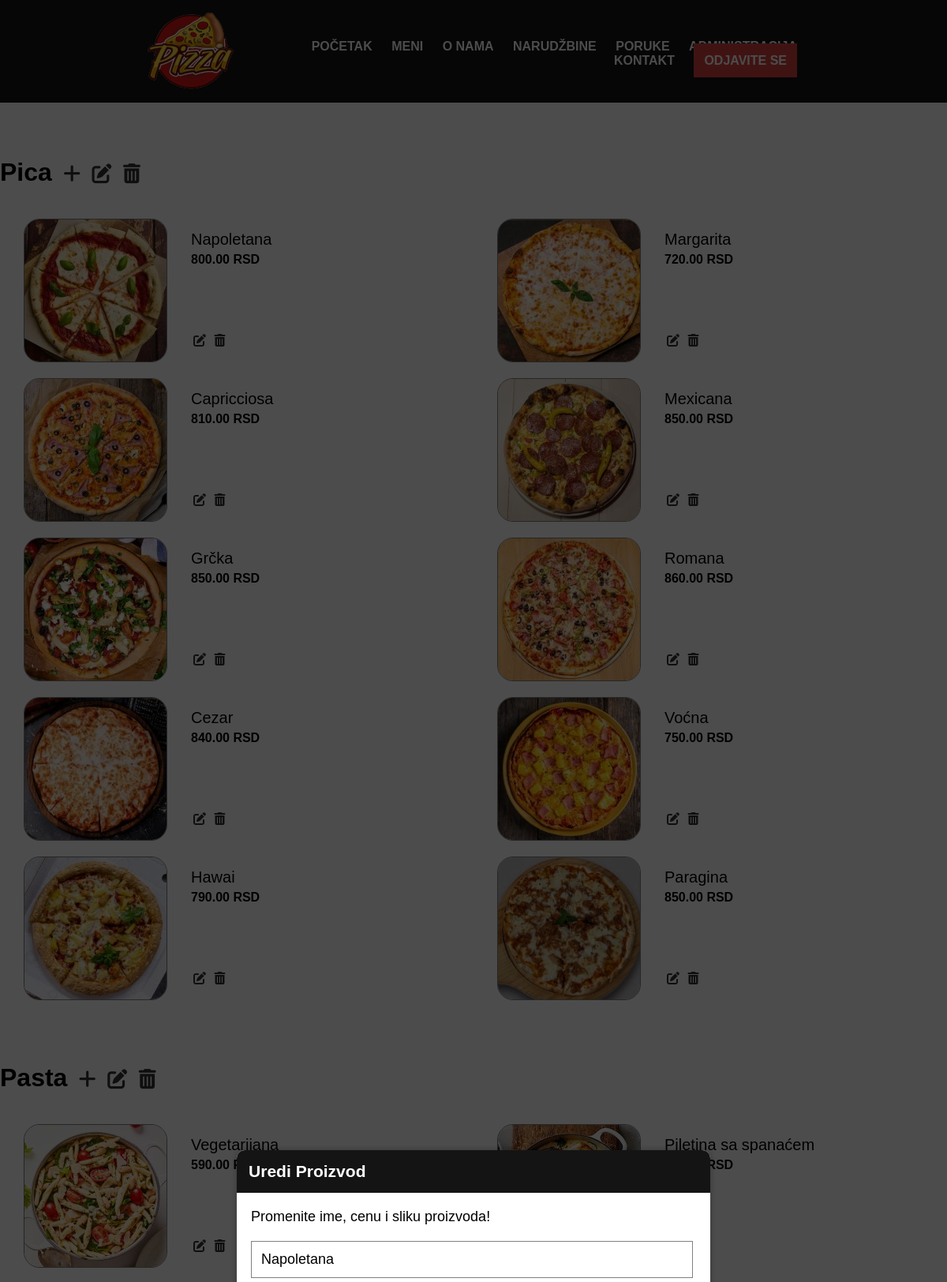
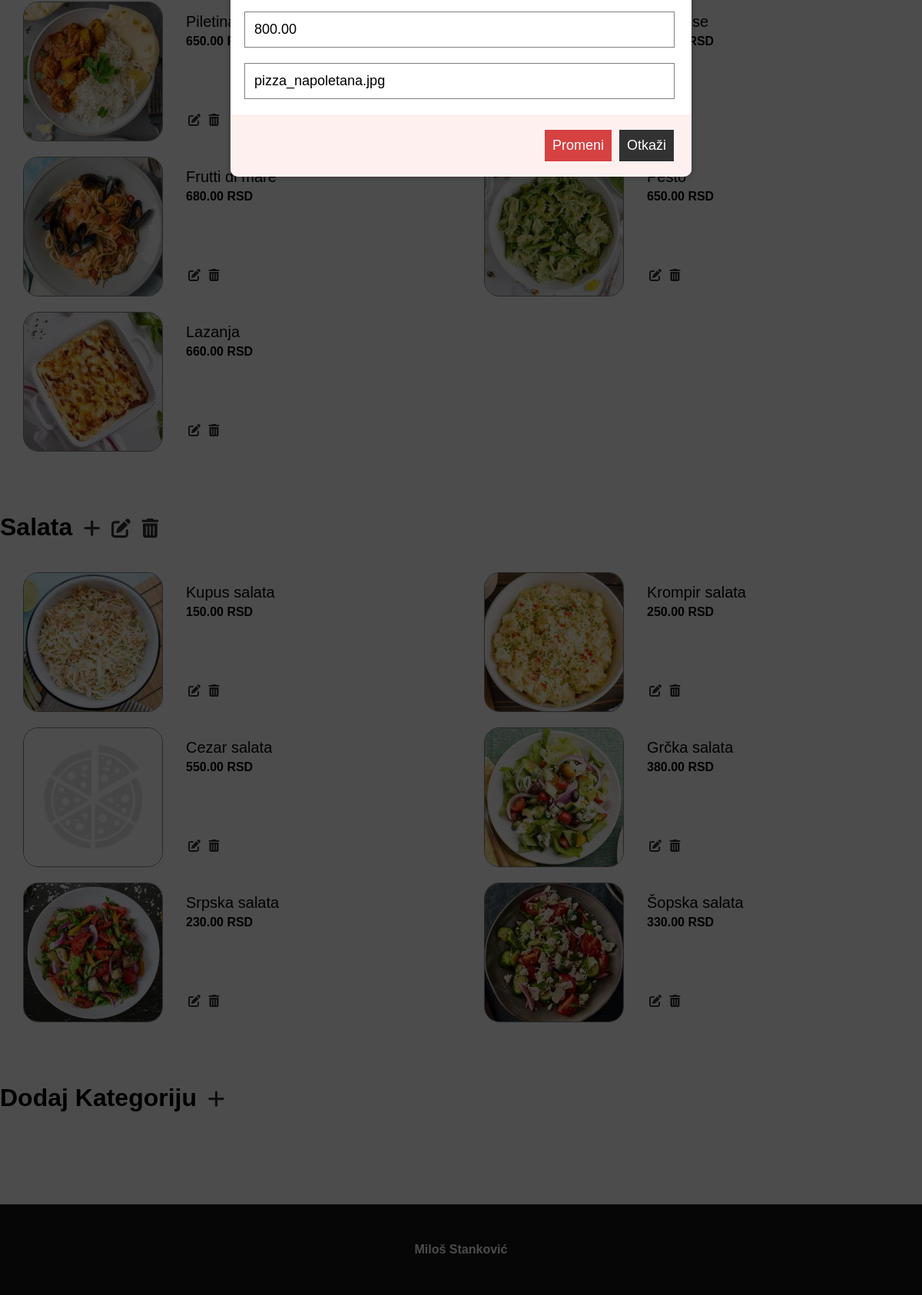
The app's page /index.php?page=menu&action=edit&id=1 (signed in) with its own data (2 pictures, top to bottom).
### tables this page shows
CREATE TABLE `category` (
  `category_id` int(10) UNSIGNED NOT NULL,
  `category_name` varchar(64) NOT NULL
);

CREATE TABLE `food` (
  `food_id` int(10) UNSIGNED NOT NULL,
  `food_name` varchar(64) NOT NULL,
  `food_price` decimal(10,2) UNSIGNED NOT NULL,
  `food_img_path` varchar(256) NOT NULL,
  `category_id` int(10) UNSIGNED NOT NULL
);

### templates/template-menu.php (the view, shortened to what this page needs)
<form class="menu" action="<?= URL_MENU ?>&action=order" method="post">
    <?php
    $sql = "SELECT *
            FROM `category`
            ORDER BY `category_id`";
    $category_result = mysqli_query($connection, $sql);
    ?>
    <?php while ($category = mysqli_fetch_assoc($category_result)): ?>
        <h1><?= $category["category_name"]; ?></h1>
        <?php if (isset($_SESSION["admin_id"])): ?>
            <a href="<?= URL_MENU ?>&action=add&id=<?= $category["category_id"] ?>" class="menu-edit-category"><i class="fa-solid fa-plus"></i></a>
            <a href="<?= URL_MENU ?>&action=edit-c&id=<?= $category["category_id"] ?>" class="menu-edit-category"><i class="fas fa-edit"></i></a>
            <a href="<?= URL_MENU ?>&action=delete-c&id=<?= $category["category_id"] ?>" class="menu-edit-category"><i class="fa-solid fa-trash-can"></i></a>
        <?php endif ?>
        <?php
        $category_id = $category["category_id"];
        $sql = "SELECT *
                FROM `food`
                WHERE `category_id` = $category_id";
        $food_result = mysqli_query($connection, $sql);
        ?>
        <div class="menu-category">
        <?php $counter = 0; ?>
        <?php while ($food = mysqli_fetch_assoc($food_result)): ?>
            <?php if ($counter % 2 == 0): ?>
                <div>
            <?php endif ?>
            <?php if (file_exists($food["food_img_path"])): ?>
                <img src="<?= $food["food_img_path"] ?>">
            <?php else : ?>
                <img src="<?= IMG_MENU_PLACEHOLDER ?>">
            <?php endif ?>
            <div class="menu-col">
                <p class="menu-food"><?= $food["food_name"] ?></p>
                <p class="menu-price"><?= $food["food_price"] ?> RSD</p>
                <?php if (isset($_SESSION["admin_id"])): ?>
                    <div class="menu-edit-div">
                        <a href="<?= URL_MENU ?>&action=edit&id=<?= $food["food_id"] ?>" class="menu-edit-options"><i class="fas fa-edit"></i></a>
                        <a href="<?= URL_MENU ?>&action=delete&id=<?= $food["food_id"] ?>" class="menu-edit-options"><i class="fa-solid fa-trash-can"></i></a>
                    </div>
                <?php endif ?>
            </div>
            <?php if ($counter % 2 == 1): ?>
                </div>
            <?php endif ?>
            <?php $counter++; ?>
        <?php endwhile ?>
        <?php if ($counter % 2 == 1): ?>
            <div class="menu-col-one"></div></div>
        <?php endif ?>
        </div>
    <?php endwhile ?>
    <?php if (isset($_SESSION["admin_id"])): ?>
        <h1>Dodaj Kategoriju</h1>
        <a href="<?= URL_MENU ?>&action=add-c" class="menu-edit-category"><i class="fa-solid fa-plus"></i></a>
    <?php else : ?>
        <button class="order-btn" type="submit" value="">Naruči</button>
    <?php endif ?>
</form>
<?php if ($display != "list"): ?>
    <div class="confirm">
        <?php
            switch ($display) {
            case "edit": include TAMPLETE_MENU_EDIT; break;
            }
        ?>
    </div>
<?php endif ?>

### templates/template-menu-edit.php (shortened to what this page needs)
<?php
$sql = "SELECT *
        FROM `food`
        WHERE `food_id` = $id";
$result = mysqli_query($connection, $sql);
$food = mysqli_fetch_assoc($result);
$food_img = str_replace(DIR_MENU_IMG, "", $food["food_img_path"])
?>
<form class="confirm-menu" method="post">
    <h3 class="confirm-title">Uredi Proizvod</h3>
    <p>Promenite ime, cenu i sliku proizvoda!</p>
    <input type="text" placeholder="<?= $food["food_name"] ?>" value="<?= $food["food_name"] ?>" name="name">
    <input type="text" placeholder="<?= $food["food_price"] ?>" value="<?= $food["food_price"] ?>" name="price">
    <input type="text" placeholder="<?= $food_img ?>" value="<?= $food_img ?>" name="img">
    <div class="confirm-btn">
        <button class="confirm-btn-yes" name="edit" value="1">Promeni</button>
        <button class="confirm-btn-no" name="edit" value="0">Otkaži</button>
    </div>
</form>

### public/css/style.css (style rules this page uses)
* { margin: 0; padding: 0; font-family: 'Trebuchet MS', sans-serif; }
.menu { width: 100%; max-width: 1350px; margin: 20px auto; }
.menu h1 { display: inline-block; padding: 50px 0 20px 0; }
.menu-category { padding-bottom: 30px; }
.menu-category div { display: flex; justify-content: space-between; }
.menu-category div img { width: 180px; height: 180px; border: 1px solid grey; border-radius: 20px; margin: 20px 0 0 30px; }
.menu-col { display: inline !important; width: 50%; margin: 5px 20px; padding: 10px; }
.menu-food { display: inline-block; padding-top: 20px; font-size: 20px; }
.menu-price { padding-top: 5px; font-weight: bold; }
.menu-edit-div { margin-top: 85px; display: block !important; }
.menu-edit-category { font-size: 25px; margin-left: 10px; color: rgb(50, 50, 50); }
.menu-edit-options { color: rgb(50, 50, 50); padding: 3px; }
.confirm { position: fixed; top: 0; left: 0; width: 100%; height: 100%; background-color: rgba(0, 0, 0, 0.7); padding: 10px; box-sizing: border-box; opacity: 0; animation-name: confirm-open; animation-duration: 0.2s; animation-fill-mode: forwards; display: flex; align-items: center; justify-content: center; }
.confirm-menu { width: 100%; max-width: 600px; background-color: white; font-size: 18px; border-radius: 10px; overflow: hidden; box-shadow: 0 0 10px rgba(0, 0, 0, 0.3); opacity: 0; transform: scale(0.75); animation-name: confirm-menu-open; animation-duration: 0.2s; animation-fill-mode: forwards; animation-delay: 0.2s; }
.confirm-title { background-color: rgb(20, 20, 20); color: white; display: flex; align-items: center; justify-content: space-between; font-weight: bold; padding: 15px; }
.confirm-menu p { padding: 20px 0 0 18px; }
.confirm-menu input { width: 89%; padding: 2%; margin: 20px 3% 0 3%; border: 1px solid grey; font-size: 18px; outline: none; }
.confirm-btn { display: flex; justify-content: flex-end; background-color: rgb(255, 240, 240); margin-top: 20px; }
.confirm-btn-yes, .confirm-btn-no { border: none; color: white; font-size: 18px; padding: 10px; margin: 20px 23px 20px 0; cursor: pointer; outline: none; }
.confirm-btn-yes { margin-right: 10px; background-color: rgb(214, 65, 65); }
.confirm-btn-no { background-color: rgb(50, 50, 50); }

### records on screen
category: category_name "Pica"
food: food_img_path (picture), food_name "Napoletana", food_price "800.00", name "Napoletana", price "800.00", img "pizza_napoletana.jpg"
food: food_img_path (picture), food_name "Margarita", food_price "720.00"
food: food_img_path (picture), food_name "Capricciosa", food_price "810.00"
food: food_img_path (picture), food_name "Mexicana", food_price "850.00"
food: food_img_path (picture), food_name "Grčka", food_price "850.00"
food: food_img_path (picture), food_name "Romana", food_price "860.00"
food: food_img_path (picture), food_name "Cezar", food_price "840.00"
food: food_img_path (picture), food_name "Voćna", food_price "750.00"
food: food_img_path (picture), food_name "Hawai", food_price "790.00"
food: food_img_path (picture), food_name "Paragina", food_price "850.00"
category: category_name "Pasta"
food: food_img_path (picture), food_name "Vegetarijana", food_price "590.00"
food: food_name "Piletina sa spanaćem"
food: food_img_path (picture), food_name "Piletina…", food_price "650.00"
food: food_img_path (picture), food_name "Frutti di mare", food_price "680.00"
food: food_img_path (picture), food_name "Pesto", food_price "650.00"
food: food_img_path (picture), food_name "Lazanja", food_price "660.00"
category: category_name "Salata"
food: food_img_path (picture), food_name "Kupus salata", food_price "150.00"
food: food_img_path (picture), food_name "Krompir salata", food_price "250.00"
food: food_name "Cezar salata", food_price "550.00"
food: food_img_path (picture), food_name "Grčka salata", food_price "380.00"
food: food_img_path (picture), food_name "Srpska salata", food_price "230.00"
food: food_img_path (picture), food_name "Šopska salata", food_price "330.00"
